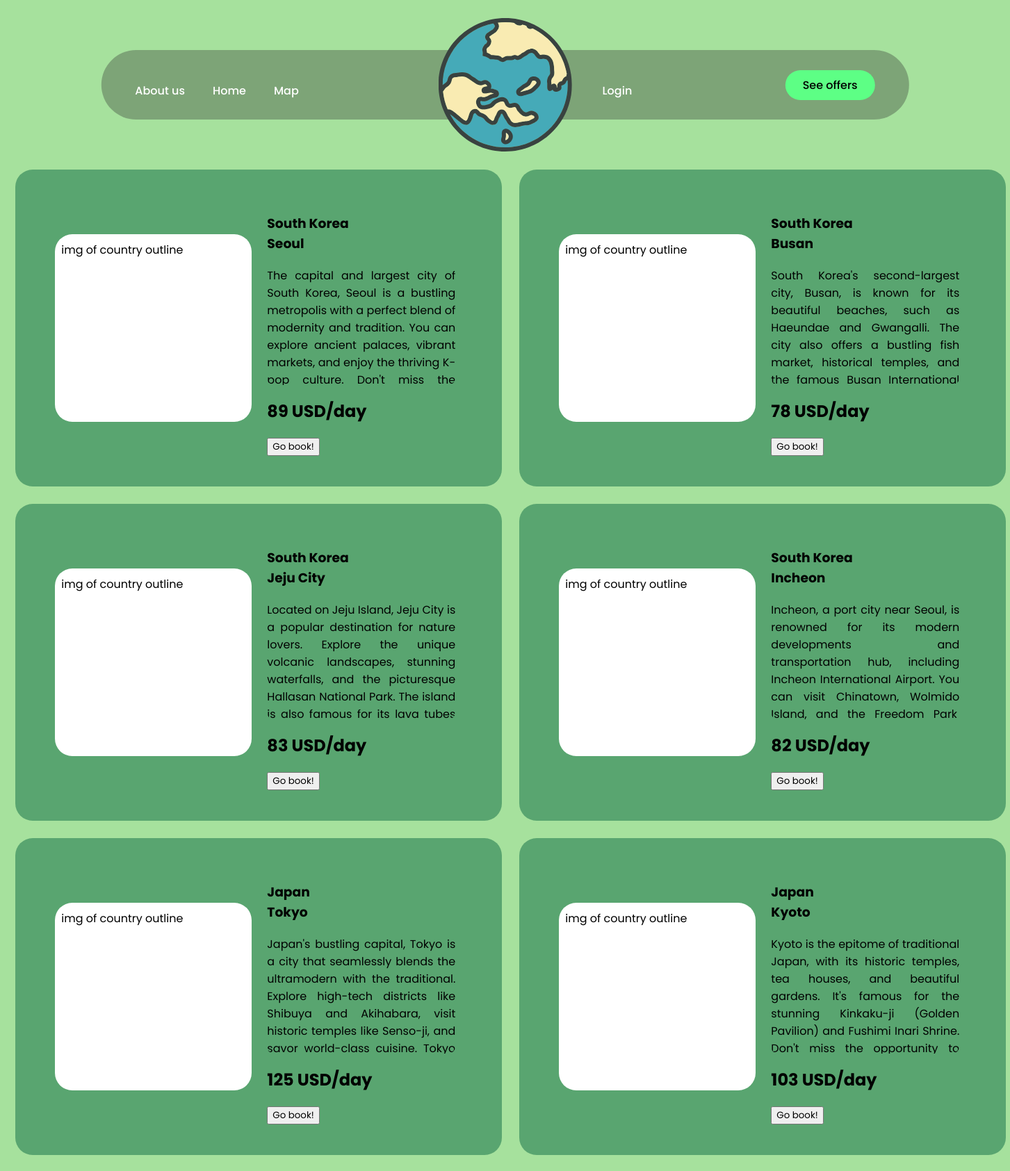
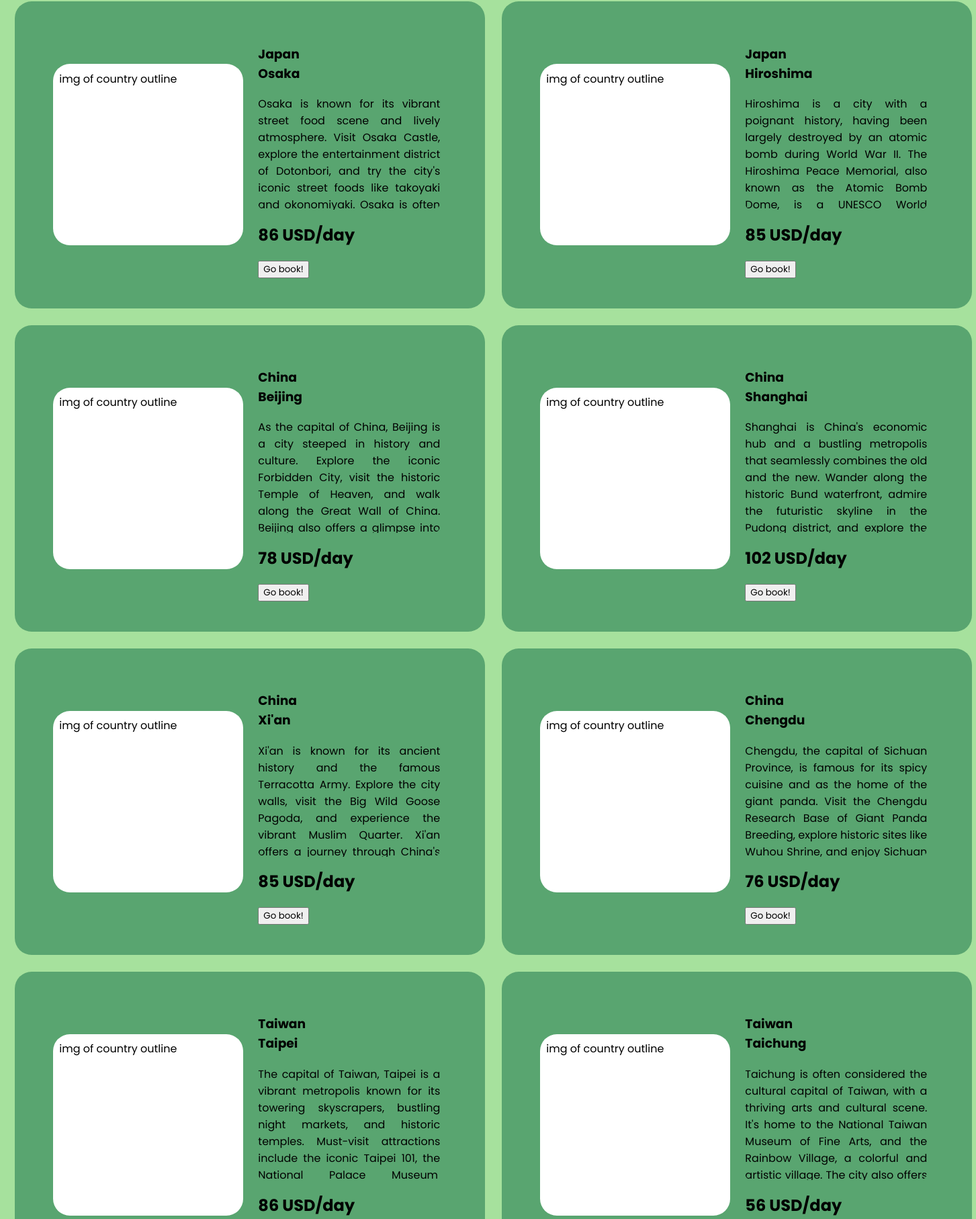
The app's page /website/alloffers.php (upper part) with its own data (2 pictures, top to bottom).
### tables this page shows
CREATE TABLE `countries` (
  `country_id` int(11) NOT NULL,
  `country_name` varchar(60) NOT NULL,
  `country_desc` text NOT NULL
);

CREATE TABLE `places` (
  `place_id` int(11) NOT NULL,
  `country_id` int(11) NOT NULL,
  `city` varchar(70) NOT NULL,
  `city_desc` text NOT NULL,
  `pricePerDay` double NOT NULL
);

### website/require/database.php (called while the page is built, shortened)
<?php
function getUser() {
    $user = null;
    return $user;
}
?>

### website/alloffers.php (the view, shortened to what this page needs)
<!DOCTYPE html>
<html lang="en">
<head>
    <link rel="stylesheet" href="css/style.css">
    <?php
        $fileName = basename(__FILE__, '.php');
        if (file_exists("css/$fileName.css")) {
            echo "<link rel='stylesheet' href='css/$fileName.css'>";
        }
    ?>
</head>
<body>
    <?php
    require_once("require/database.php");
    $user = getUser();
    require_once("components/header.php");
    ?>
    <main>
        <div class="grid-wrapper">
<?php
    $countryName = "SELECT countries.country_name FROM countries, places
                    WHERE countries.country_id = places.country_id";
    $placeQuery = "SELECT places.city, places.city_desc, places.pricePerDay FROM places";
    $result = $db -> Query($placeQuery);
    $countryResult = $db -> Query($countryName);
    while($row = $result -> fetch_assoc() AND $countryRow = $countryResult ->fetch_assoc()) {
        printf("
        <div class='grid-element'>
                <div class='img-sect'>img of country outline</div>
                <div class='city-thingies'>
                    <h3>%s<br>%s</h3>
                    <div class='description'>%s</div>
                    <div><h2>%s USD/day</h2><button>Go book!</button></div>
                </div>
            </div>", $countryRow['country_name'], $row['city'], $row['city_desc'], $row['pricePerDay']);
    }
?>
        </div>
    </main>
</body>
</html>

### website/components/header.php (shortened to what this page needs)
<header>
        <nav class="nav-links">
            <a href="aboutus.php">
                About us
            </a>
            <a href="home.php">
                Home
            </a>
            <a href="map.php">
                Map
            </a>
            <div class="page-name">
            </div>
        </nav>
        <div class="logo-container">
            <img src="../assets/globe.svg" alt="logo" class="logo">
        </div>
        <div class="nav-links">
            <?php
            if ($user) {
                $username = $user['login'];
                echo "<h3>
                <ion-icon name='person-circle-outline' class='icon'></ion-icon>
                > Howdy, <span class='greeting'>$username!</span>
                </h3>";
                if ($user['is_admin']) {
                    echo "<a href='admin.php'>
                    Admin Panel
                    </a>";
                }
                echo "<a href='logout.php'>
                Logout
                </a>";
            } else {
            ?>
            <?php
                if ($fileName != "login")
                    echo "<a href='login.php' class='logintext'>
                        <ion-icon name='person-circle-outline' class='icon'></ion-icon>
                        Login
                    </a>";
            ?>
            <?php
            }
            ?>
            <a href="alloffers.php"><button class="cta">See offers</button></a>
        </div>
    </header>

### website/css/style.css (style rules this page uses)
* { box-sizing: border-box; font-family: 'Poppins', sans-serif; }
:root { --main-color: rgb(166, 225, 157); --main-color-s: rgba(49, 49, 49, 0.35); --category-hovered: rgb(145, 255, 172); --button-color: rgb(93, 255, 133); --button-color-hovered: rgba(82, 255, 105, 0.8); --warning-color: rgba(252, 255, 89, 0.808); --warning-color-s: rgba(224, 194, 113, 0.781); --success-color: rgba(135, 255, 131, 0.808); --success-color-s: rgba(116, 201, 113, 0.808); --formbox-color: #D89DE1; --formbox-color-s: #d787e4; --page-name-bg: rgba(77, 255, 137, 0.3); --header-height: calc(5rem + 20px + 9rem); }
body { margin: 0px; padding: 0px; background-color: var(--main-color); height: 100vh; --body-height: 100vh; }
main { position: absolute; top: var(--header-height); display: flex; justify-content: center; align-items: center; height: calc( var(--body-height) - var(--header-height) ); --main-height: calc( var(--body-height) - var(--header-height) ); width: 100%; background-color: var(--main-color); }
header { display: flex; justify-content: space-between; align-items: center; position: relative; left: 50%; transform: translateX(-50%); margin-top: 4.5rem; padding: 10px 2%; width: clamp(100px, 80%, 100rem); border-radius: 500px; background-color: var(--main-color-s); z-index: 10; }
.page-name { position: absolute; top: -10px; right: 0; transform: translateY(-100%); width: 50%; height: 4rem; text-align: right; text-wrap: nowrap; display: flex; align-items: center; }
header > * { flex: 1; height: 5rem; position: relative; display: flex; align-items: center; }
.nav-links a, .nav-links button { text-decoration: none; color: white; font-size: 16px; font-weight: 500; }
.nav-links button { color: black; }
nav.nav-links { flex: 1; justify-content: left; }
div.nav-links { flex: 1; justify-content: right; }
.logo-container { flex: 0 0 clamp(6em, 20vw, 12em); justify-content: center; position: relative; height: calc(100% + 20px); }
.logo { position: absolute; top: 50%; transform: translateY(-50%); max-width: 100%; height: auto; cursor: pointer; }
.nav-links a { position: relative; display: inline-block; padding: 0px 20px; }
.nav-links .logintext { position: relative; margin-right: auto; margin-left: 1.5em; font-weight: 500; color: white; }
.nav-links :has(.icon) { top: 0.5em; }
.nav-links a { transition: all 0.3s ease 0s; }
.nav-links a::after { content: ''; position: absolute; top: 100%; left: 50%; height: 2px; background: #fff; pointer-events: none; width: 0; transform: translate(-50%, 10px); opacity: 0.5; transition: 0.3s; }
.cta { padding: 9px 25px; background-color: var(--button-color); color: black; border: none; border-radius: 50px; cursor: pointer; transition: all 0.3s ease 0s; }

### website/css/alloffers.css (style rules this page uses)
.grid-wrapper { width: 100%; display: grid; grid-template-columns: repeat(2, 1fr); gap: 25px; padding-inline: 1.5%; margin-top: auto; margin-inline: 50%; }
.grid-element { margin: auto; display: flex; padding: 5%; background-color: #59a570; border-radius: 25px; width: 700px; justify-content: center; align-items: center; }
.img-sect { background-color: white; width: 45%; height: 270px; margin-right: 2%; padding: 1.5%; border-radius: 25px; }
.city-thingies { padding: 1.5%; width: 46%; }
.description { text-align: justify; border-radius: 10px; max-height: 170px; overflow: hidden; overflow-y: scroll; }

### records on screen
countries: country_name "South Korea"
places: city "Seoul", city_desc "The capital and largest city of South Korea, Seoul is a bustling metropolis with a perfect blend of modernity and tradition. You can explore ancient palaces, vibrant markets, and enjoy the thriving K-pop culture. Don't miss the…", pricePerDay "89"
places: city "Busan", city_desc "South Korea's second-largest city, Busan, is known for its beautiful beaches, such as Haeundae and Gwangalli. The city also offers a bustling fish market, historical temples, and the famous Busan International…", pricePerDay "78"
places: city "Jeju City", city_desc "Located on Jeju Island, Jeju City is a popular destination for nature lovers. Explore the unique volcanic landscapes, stunning waterfalls, and the picturesque Hallasan National Park. The island is also famous for its lava tubes…", pricePerDay "83"
places: city "Incheon", city_desc "Incheon, a port city near Seoul, is renowned for its modern developments and transportation hub, including Incheon International Airport. You can visit Chinatown, Wolmido Island, and the Freedom Park,…", pricePerDay "82"
countries: country_name "Japan"
places: city "Tokyo", city_desc "Japan's bustling capital, Tokyo is a city that seamlessly blends the ultramodern with the traditional. Explore high-tech districts like Shibuya and Akihabara, visit historic temples like Senso-ji, and savor world-class cuisine. Tokyo…", pricePerDay "125"
places: city "Kyoto", city_desc "Kyoto is the epitome of traditional Japan, with its historic temples, tea houses, and beautiful gardens. It's famous for the stunning Kinkaku-ji (Golden Pavilion) and Fushimi Inari Shrine. Don't miss the opportunity to…", pricePerDay "103"
places: city "Osaka", city_desc "Osaka is known for its vibrant street food scene and lively atmosphere. Visit Osaka Castle, explore the entertainment district of Dotonbori, and try the city's iconic street foods like takoyaki and okonomiyaki. Osaka is often…", pricePerDay "86"
places: city "Hiroshima", city_desc "Hiroshima is a city with a poignant history, having been largely destroyed by an atomic bomb during World War II. The Hiroshima Peace Memorial, also known as the Atomic Bomb Dome, is a UNESCO World…", pricePerDay "85"
countries: country_name "China"
places: city "Beijing", city_desc "As the capital of China, Beijing is a city steeped in history and culture. Explore the iconic Forbidden City, visit the historic Temple of Heaven, and walk along the Great Wall of China. Beijing also offers a glimpse into…", pricePerDay "78"
places: city "Shanghai", city_desc "Shanghai is China's economic hub and a bustling metropolis that seamlessly combines the old and the new. Wander along the historic Bund waterfront, admire the futuristic skyline in the Pudong district, and explore the…", pricePerDay "102"
places: city "Xi'an", city_desc "Xi'an is known for its ancient history and the famous Terracotta Army. Explore the city walls, visit the Big Wild Goose Pagoda, and experience the vibrant Muslim Quarter. Xi'an offers a journey through China's…", pricePerDay "85"
places: city "Chengdu", city_desc "Chengdu, the capital of Sichuan Province, is famous for its spicy cuisine and as the home of the giant panda. Visit the Chengdu Research Base of Giant Panda Breeding, explore historic sites like Wuhou Shrine, and enjoy Sichuan…", pricePerDay "76"
countries: country_name "Taiwan"
places: city "Taipei", city_desc "The capital of Taiwan, Taipei is a vibrant metropolis known for its towering skyscrapers, bustling night markets, and historic temples. Must-visit attractions include the iconic Taipei 101, the National Palace Museum,…", pricePerDay "86"
places: city "Taichung", city_desc "Taichung is often considered the cultural capital of Taiwan, with a thriving arts and cultural scene. It's home to the National Taiwan Museum of Fine Arts, and the Rainbow Village, a colorful and artistic village. The city also offers…", pricePerDay "56"
